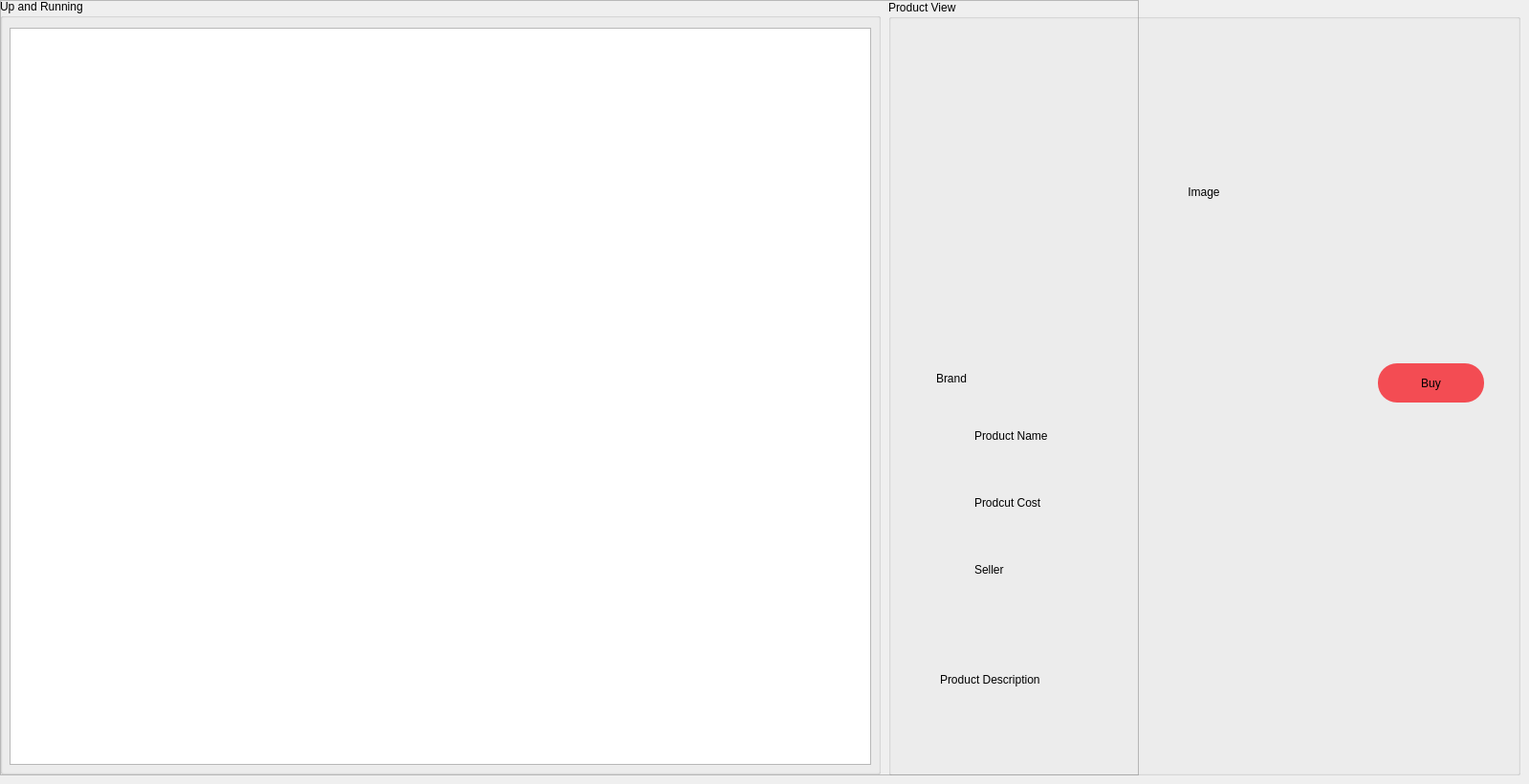
     <widget class="QWidget" name="Home">
      <widget class="QFrame" name="frm_Home">
       <property name="geometry">
        <rect>
         <x>0</x>
         <y>0</y>
         <width>1191</width>
         <height>811</height>
        </rect>
       </property>
       <property name="frameShape">
        <enum>QFrame::StyledPanel</enum>
       </property>
       <property name="frameShadow">
        <enum>QFrame::Raised</enum>
       </property>
       <widget class="QGroupBox" name="grp_UpAndRunning">
        <property name="geometry">
         <rect>
          <x>0</x>
          <y>-1</y>
          <width>921</width>
          <height>811</height>
         </rect>
        </property>
        <property name="title">
         <string>Up and Running</string>
        </property>
        <widget class="QListWidget" name="lst_UpAndRunning">
         <property name="geometry">
          <rect>
           <x>10</x>
           <y>30</y>
           <width>901</width>
           <height>771</height>
          </rect>
         </property>
         <property name="cursor" stdset="0">
          <cursorShape>ArrowCursor</cursorShape>
         </property>
         <property name="styleSheet">
          <string notr="true"/>
         </property>
        </widget>
       </widget>
      </widget>
      <widget class="QGroupBox" name="grp_ProductView">
       <property name="geometry">
        <rect>
         <x>929</x>
         <y>0</y>
         <width>661</width>
         <height>811</height>
        </rect>
       </property>
       <property name="title">
        <string>Product View</string>
       </property>
       <widget class="QLabel" name="lbl_ProductViewImage">
        <property name="geometry">
         <rect>
          <x>30</x>
          <y>40</y>
          <width>600</width>
          <height>321</height>
         </rect>
        </property>
        <property name="styleSheet">
         <string notr="true"/>
        </property>
        <property name="text">
         <string>Image</string>
        </property>
        <property name="alignment">
         <set>Qt::AlignCenter</set>
        </property>
       </widget>
       <widget class="QLabel" name="lbl_ProductViewName">
        <property name="geometry">
         <rect>
          <x>90</x>
          <y>440</y>
          <width>511</width>
          <height>31</height>
         </rect>
        </property>
        <property name="text">
         <string>Product Name</string>
        </property>
       </widget>
       <widget class="QLabel" name="lbl_ProductViewCost">
        <property name="geometry">
         <rect>
          <x>90</x>
          <y>510</y>
          <width>521</width>
          <height>31</height>
         </rect>
        </property>
        <property name="text">
         <string>Prodcut Cost</string>
        </property>
       </widget>
       <widget class="QLabel" name="lbl_ProductViewSeller">
        <property name="geometry">
         <rect>
          <x>90</x>
          <y>580</y>
          <width>511</width>
          <height>31</height>
         </rect>
        </property>
        <property name="text">
         <string>Seller</string>
        </property>
       </widget>
       <widget class="QLabel" name="lbl_2">
        <property name="geometry">
         <rect>
          <x>50</x>
          <y>380</y>
          <width>331</width>
          <height>31</height>
         </rect>
        </property>
        <property name="text">
         <string>Brand</string>
        </property>
       </widget>
       <widget class="QLabel" name="lbl_ProductViewDescription">
        <property name="geometry">
         <rect>
          <x>54</x>
          <y>640</y>
          <width>561</width>
          <height>141</height>
         </rect>
        </property>
        <property name="text">
         <string>Product Description</string>
        </property>
       </widget>
       <widget class="QPushButton" name="btn_ProductViewBuy">
        <property name="geometry">
         <rect>
          <x>512</x>
          <y>380</y>
          <width>111</width>
          <height>41</height>
         </rect>
        </property>
        <property name="styleSheet">
         <string notr="true">border-radius: 20px;
background: rgb(243, 76, 83);
</string>
        </property>
        <property name="text">
         <string>Buy</string>
        </property>
       </widget>
      </widget>
     </widget>
